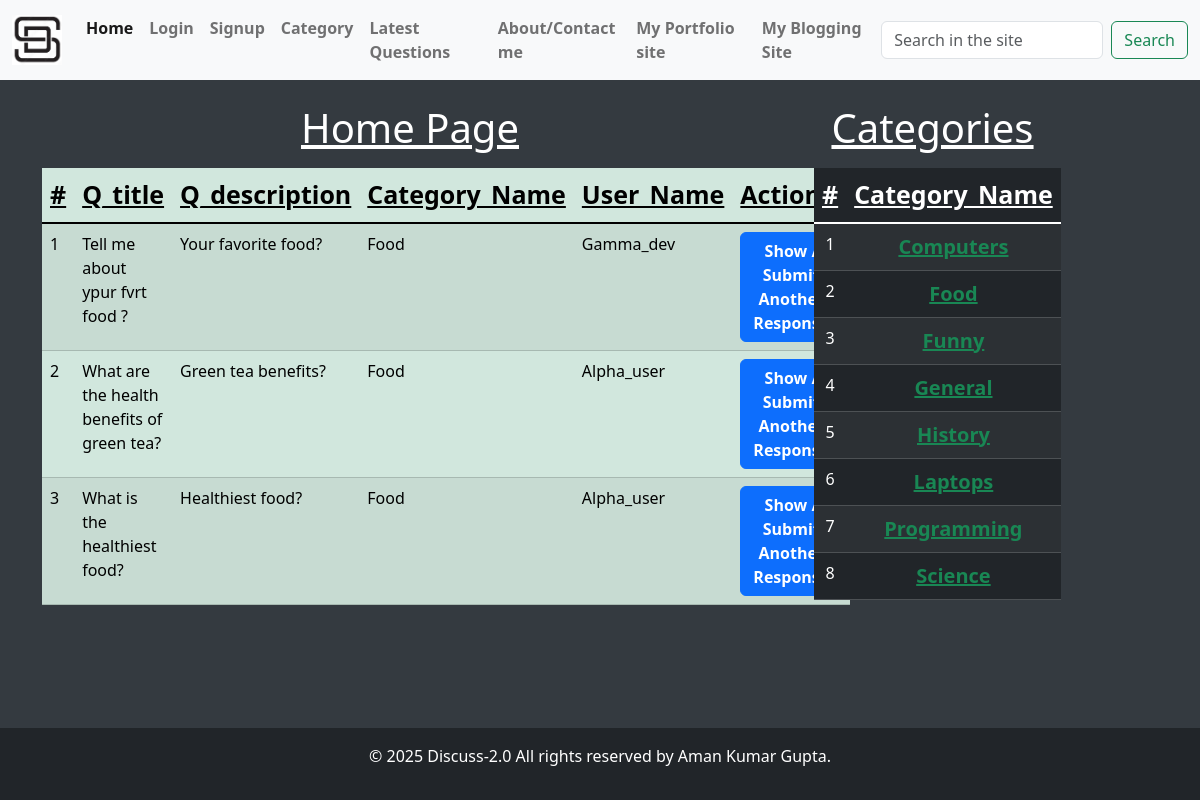
The app's page /?cat_id=5 with its own data.
### tables this page shows
CREATE TABLE `questions` (
  `id` int(10) NOT NULL,
  `title` varchar(100) NOT NULL,
  `description` varchar(300) NOT NULL,
  `catagory_id` int(10) NOT NULL,
  `user_id` int(10) NOT NULL
);

CREATE TABLE `catagory` (
  `id` int(10) NOT NULL,
  `name` varchar(100) NOT NULL
);

CREATE TABLE `users` (
  `id` int(10) NOT NULL,
  `username` varchar(100) NOT NULL,
  `email` varchar(100) NOT NULL,
  `password` varchar(100) NOT NULL,
  `address` varchar(300) NOT NULL
);

### client/catagory_list.php (the view, shortened to what this page needs)
<div class="container">
    <div class="row">
        <div class="col-12">
            <h1 class="heading mb-3 mt-5"> Categories </h1>
            <?php
            include("./server/db.php");
            $sql = "SELECT * FROM `catagory`";
            $result = $conn->query($sql);
            ?>
            <table class="table table-success table-striped table-hover text-center table-dark">
                <thead>
                    <tr>
                        <th scope="col" style='font-size:25px'>#</th>
                        <th scope="col" style='font-size:25px'>Category_Name</th>
                    </tr>
                </thead>
                <tbody>
                    <?php
                    if ($result->num_rows > 0) {
                        $i = 0;
                        foreach ($result as $row) {
                            $i++;
                            $catagory_name = ucfirst($row['name']);
                            $catagory_id = $row['id'];
                            echo "<tr>";
                            echo "<td>" . $i . "</td>";
                            echo "<td><a href='?cat_id=$catagory_id' style='font-size:20px' class='link-success'>$catagory_name</a></td>";
                            echo "</tr>";
                        }
                    } else {
                        echo "<tr><td colspan='2'>No categories found.</td></tr>";
                    }
                    ?>
                </tbody>
            </table>
        </div>
    </div>
</div>

### index.php (shortened to what this page needs)
<!DOCTYPE html>
<html lang="en">
<head>
    <?php include("./client/common.php"); ?>
</head>
<body class="d-flex flex-column vh-100">
    <?php
    include "./client/header.php";
    ?>
    <main class="flex-grow-1">
        <?php
        if (isset($_GET["signup"])) {
            include "./client/signup.php";
        } elseif (isset($_GET["login"])) {
            include "./client/login.php";
        } elseif (isset($_GET["ask"])) {
            include "./client/ask.php";
        } elseif (isset($_GET["logo"])) {
            include("./client/home.php");
        } elseif (isset($_GET['catagory'])) {
            include("./client/catagory_list.php");
        } elseif (isset($_GET['latest_questions'])) {
            include("./client/latest_questions.php");
        } elseif (isset($_GET['about_me'])) {
            include("./client/contact.php");
        } elseif (isset($_GET['portfolio'])) {
            include("./client/portfolio.php");
        } elseif (isset($_GET['my_blog'])) {
            include("./client/my_blog.php");
        } elseif (isset($_GET['Q_id']) && isset($_SESSION['user']['username']))  {
            $Q_id = $_GET['Q_id'];
            include("./client/question.php");
        } elseif (isset($_GET['cat_id'])) {
            include("./client/home.php");
        } else {
            include "./client/home.php";
        }
        ?>
    </main>
    <?php
    include("./client/footer.php");
    ?>
</body>
</html>

### client/common.php (shortened to what this page needs)
<link rel="stylesheet" href="./public/style.css">
<link href="https://cdn.jsdelivr.net/npm/bootstrap@5.1.3/dist/css/bootstrap.min.css" rel="stylesheet"
    xintegrity="sha384-1BmE4kWBq78iYhFldvKuhfTAU6auU8tT94WrHftjDbrCEXSU1oBoqyl2QvZ6jIW3">
<link href="https://cdn.jsdelivr.net/npm/bootstrap@5.3.3/dist/css/bootstrap.min.css" rel="stylesheet"
    xintegrity="sha384-QWTKZyjpPEjISv5WaRU9OFeRpok6YctnYmDr5pNlyT2bRjXh0JMhjY6hW+ALEwIH">
<link rel="stylesheet" href="https://cdn.jsdelivr.net/npm/bootstrap-icons@1.11.3/font/bootstrap-icons.min.css">

### client/header.php (shortened to what this page needs)
<nav class="navbar navbar-expand-lg navbar-light bg-light fixed-top ">
  <div class="container-fluid">
    <a class="navbar-brand" href="?logo=true"><img id="logo" src="./public/logo.png" alt="logo"></a>
    <div class="collapse navbar-collapse" id="navbarSupportedContent">
      <ul class="navbar-nav me-auto mb-2 mb-lg-0">
        <li class="nav-item">
          <a class="nav-link active" aria-current="page" href="?home=true">Home</a>
        </li>
        <?php
        if (isset($_SESSION['user']['username'])) {
        ?>
          <li class="nav-item">
            <a class="nav-link" href="./server/requests.php?logout=true">LogOut<?php echo"<b style='color: blue'> (".ucfirst($_SESSION['user']['username']).") </b>";?></a>
          </li>
          <li class="nav-item">
            <a class="nav-link " href="?ask=true">Ask A Question</a>
          </li>
        <?php } else { ?>
          <li class="nav-item">
            <a class="nav-link" href="?login=true">Login</a>
          </li>
          <li class="nav-item">
            <a class="nav-link " href="?signup=true">Signup</a>
          </li>
        <?php } ?>
        <li class="nav-item">
          <a class="nav-link " href="?catagory=true">Category</a>
        </li>
        <li class="nav-item">
          <a class="nav-link " href="?latest_questions=true">Latest Questions</a>
        </li>
        <li class="nav-item">
          <a class="nav-link " href="?about_me=true">About/Contact me</a>
        </li>
        <li class="nav-item">
          <a class="nav-link " href="?portfolio=true">My Portfolio site</a>
        </li>
        <li class="nav-item">
          <a class="nav-link " href="?my_blog=true">My Blogging Site</a>
        </li>
      </ul>
      <form class="d-flex">
        <input class="form-control me-2" type="search" placeholder="Search in the site" aria-label="Search">
        <button class="btn btn-outline-success" type="submit">Search</button>
      </form>
    </div>
  </div>
</nav>

### client/home.php (shortened to what this page needs)
<div class="container">
    <div class="row">
        <div class="col-8">
            <h1 class="heading mb-3  mt-5 "> Home Page </h1>
            <?php
            include("./server/db.php");
            if (isset($_REQUEST['cat_id'])) {
                $cat_id = $_REQUEST['cat_id'];
                $sql = "SELECT * FROM `questions` where catagory_id = $cat_id";
            } else {
                $sql = "SELECT * FROM `questions`";
            }
            $result = $conn->query($sql);
            $i = 0;
            ?>
            <table class="table table-success table-striped table-hover">
                <thead>
                    <tr>
                        <th scope="col" style='font-size:25px'>#</th>
                        <th scope="col" style='font-size:25px'>Q_title</th>
                        <th scope="col" style='font-size:25px'>Q_description</th>
                        <th scope="col" style='font-size:25px'>Category_Name</th>
                        <th scope="col" style='font-size:25px'>User_Name</th>
                        <th scope="col" style='font-size:25px'>Action</th>
                        </tr>
                </thead>
                <tbody>
                    <?php
                    if ($result && $result->num_rows > 0) {
                        foreach ($result as $row) {
                            $i++;
                            $Q_id = $row['id'];
                            $Q_title = ucfirst($row['title']);
                            $Q_desc = ucfirst($row['description']);
                            $user_id = $row['user_id'];
                            $catagory_id = $row['catagory_id'];
                            $sql_user = $conn->prepare("select username from users where id = ?");
                            $sql_user->bind_param("i", $user_id);
                            $sql_user->execute();
                            $result_user = $sql_user->get_result();
                            $user = "Unknown";
                            if ($result_user && $result_user->num_rows > 0) {
                                $row_user = $result_user->fetch_assoc();
                                $user = ucfirst($row_user['username']);
                            }
                            $sql_catagory = $conn->prepare("select name from catagory where id = ?");
                            $sql_catagory->bind_param("i", $catagory_id);
                            $sql_catagory->execute();
                            $result_catagory = $sql_catagory->get_result();
                            $catagory_name = "Unknown";
                            if ($result_catagory && $result_catagory->num_rows > 0) {
                                $row_catagory = $result_catagory->fetch_assoc();
                                $catagory_name = ucfirst($row_catagory['name']);
                            }
                            echo "<tr>";
                            echo "<td>$i</td>";
                            echo "<td>$Q_title</td>";
                            echo "<td>$Q_desc</td>";
                            echo "<td>$catagory_name</td>";
                            echo "<td>$user</td>";
                            echo "<td><a href='?Q_id=$Q_id' class='btn btn-primary bold'>Show / Submit Another Response</a></td>";
                            echo "</tr>";
                        }
                    } else {
                        echo "<tr><td colspan='6'>No questions found.</td></tr>";
                    }
                    ?>
                </tbody>
            </table>
        </div>
        <div class="col-3">
            <?php
            include("catagory_list.php");
            ?>
        </div>
    </div>
</div>

### client/footer.php (shortened to what this page needs)
<footer class="text-center footer py-3 bg-dark text-white mt-5 ">
        <div class="container">
            <p>&copy; 2025 Discuss-2.0 All rights reserved by Aman Kumar Gupta.</p>
        </div>
</footer>

### public/style.css (style rules this page uses)
#logo { width: 50px; height: 50px; }
.heading { text-align: center; text-decoration: underline !important; }
a { font-weight: 600 !important; }
.bold { font-weight: 600 !important; }
body { background-color: #343a40 !important; color: #ffffff !important; }
th { text-decoration: underline !important; }

### index.php (style rules this page uses)
html { height: 100%; }
body { padding-top: 56px; }

### records on screen
questions: title "Tell me about ypur fvrt food ?", description "Your favorite food?", catagory.name "Food", user.username "Gamma_dev"
questions: title "What are the health benefits of green tea?", description "Green tea benefits?", catagory.name "Food", user.username "Alpha_user"
questions: title "What is the healthiest food?", description "Healthiest food?", catagory.name "Food", user.username "Alpha_user"
catagory: name "Computers"
catagory: name "Food"
catagory: name "Funny"
catagory: name "General"
catagory: name "History"
catagory: name "Laptops"
catagory: name "Programming"
catagory: name "Science"
